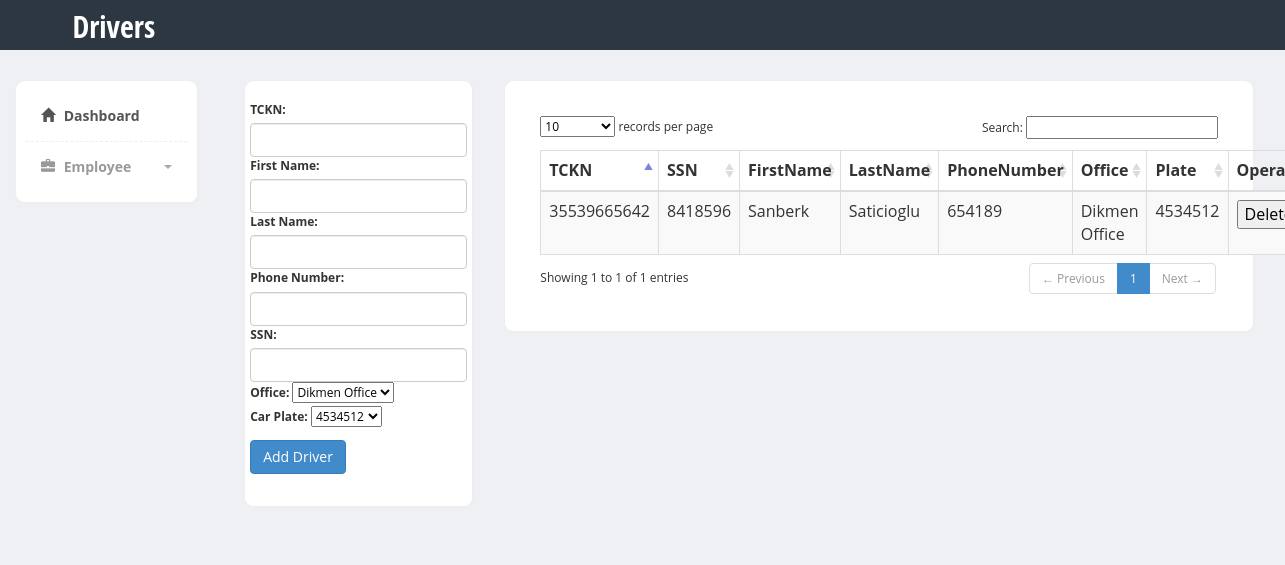
Before: /VTProject/drivers.php with the older database file.
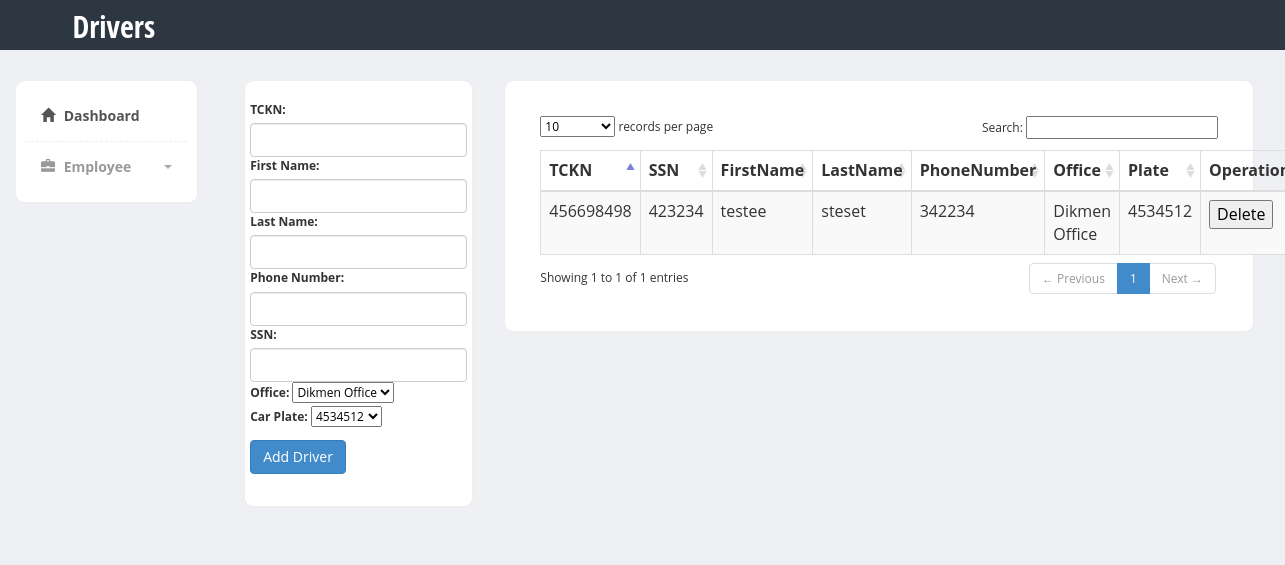
After: the same page with the newer database file.
### tables this page shows
CREATE TABLE `driver` (
  `TCKN` bigint(11) NOT NULL,
  `FK_Driving_Plate` varchar(255) DEFAULT NULL
);

CREATE TABLE `employee` (
  `TCKN` bigint(11) NOT NULL,
  `SSN` int(11) NOT NULL,
  `FK_Office_OfficeID` int(11) NOT NULL
);

CREATE TABLE `person` (
  `TCKN` bigint(11) NOT NULL,
  `FirstName` varchar(255) NOT NULL,
  `LastName` varchar(255) NOT NULL,
  `PhoneNumber` int(20) NOT NULL
);

CREATE TABLE `office` (
  `OfficeID` int(11) NOT NULL,
  `FK_Address_ID` int(11) NOT NULL,
  `Name` varchar(255) NOT NULL
);

### VTProject/drivers.php (the view, shortened to what this page needs)
<html><head>
        <link href="https://code.jquery.com/ui/1.10.3/themes/redmond/jquery-ui.css" rel="stylesheet" media="screen">
        <link href="bootstrap/css/bootstrap.min.css" rel="stylesheet">
        <link href="css/styles.css" rel="stylesheet">
    </head>
    <body>
        <div class="header">
            <div class="container">
                <div class="row">
                    <div class="col-md-5">
                        <div class="logo">
                            <h1><a href="drivers.php">Drivers</a></h1>
                        </div>
                    </div>
                </div>
            </div>
        </div>
        <div class="page-content">
            <div class="row">
                <div class="col-md-2">
                    <div class="sidebar content-box" style="display: block;">
                        <ul class="nav">
                            <li class="current"><a href="index.php"><i class="glyphicon glyphicon-home"></i> Dashboard</a></li>
                            <li class="submenu">
                                <a href="#">
                                    <i class="glyphicon glyphicon-briefcase"></i> Employee
                                    <span class="caret pull-right"></span>
                                </a>
                            </li>
                        </ul>
                    </div>
                </div>
                <div class="col-md-10">
                    <div class="col-md-3">
                        <div class="content-box-large">
                            <div class ="row ">
                                <form action="" method="post">
                                    <label for="tc">TCKN:</label>
                                    <input class="form-control" type="text" name="tc" id="tc">
                                    <label for="firstName">First Name:</label>
                                    <input class="form-control" type="text" name="firstname" id="firstName">
                                    <label for="lastName">Last Name:</label>
                                    <input class="form-control" type="text" name="lastname" id="lastName">
                                    <label for="phonenumber">Phone Number:</label>
                                    <input class="form-control" type="text" name="phonenumber" id="phonenumber">
                                    <label for="ssn">SSN:</label>
                                    <input class="form-control" type="text" name="ssn" id="ssn">
                                    <label for="office">Office:</label>
                                    <select name="office">
                                        <?php
                                        include("config.php");
                                        $query = "CALL get_offices()";
                                        $result = mysqli_query($db, $query);
                                        while ($row = mysqli_fetch_assoc($result)) {
                                            echo "<option value=\"owner1\">" . $row['Name'] . "</option>";
                                        }
                                        ?>
                                    </select>
                                    <br />
                                    <label for="carplate">Car Plate:</label>
                                       <select name="carplate">
                                        <?php
                                        include("config.php");
                                        $query = "CALL get_vehicles()";
                                        $result = mysqli_query($db, $query);
                                        while ($row = mysqli_fetch_assoc($result)) {
                                            echo "<option value=\"owner1\">" . $row['Plate'] . "</option>";
                                        }
                                        ?>
                                    </select>
                                    <br />
                                    <div class="action">
                                        <input class="btn btn-primary signup" type = "submit" value = " Add Driver "/><br />
                                    </div>
                                </form>
                            </div>
                        </div>
                    </div>
                    <div class="col-md-9">
                        <div class="content-box-large">
                            <div class="panel-body">
                                <table class="table table-striped table-bordered" id="example" cellspacing="0" cellpadding="0" border="0">
                                    <thead>
                                        <tr>
                                            <th>TCKN</th>
                                            <th>SSN</th>
                                            <th>FirstName</th>
                                            <th>LastName</th>
                                            <th>PhoneNumber</th>
                                            <th>Office</th>
                                            <th>Plate</th>
                                            <th>Operations</th>
                                        </tr>
                                    </thead>
                                    <tbody>
                                        <?php
                                        include("config.php");
                                        $query = "CALL get_drivers()";
                                        $result = mysqli_query($db, $query);
                                        while ($row = mysqli_fetch_assoc($result)) {
                                            echo '<tr>';
                                            echo "<td>" . $row["TCKN"] . "</td> <td>" . $row["SSN"] . "</td> <td>" . $row["FirstName"]
                                                    . "</td> <td>" . $row["LastName"] . "</td> <td>" . $row["PhoneNumber"]
                                                    . "</td> <td>" . $row["Name"] . "</td> <td>" . $row["FK_Driving_Plate"] ;
                                            echo "</td> <td> <input type ='submit' class='button' name='delete' value='Delete' /> "
                                            . "<input type ='hidden' name='delete' value='".$row["TCKN"]."' /> </td>";
                                            echo '</tr>';
                                        }
                                        ?>
                                    </tbody>
                                </table>
                            </div>
                        </div>
                    </div>
                </div>
            </div>
        </div>
        <link href="vendors/datatables/dataTables.bootstrap.css" rel="stylesheet" media="screen">
    </body></html>

### VTProject/css/styles.css (style rules this page uses)
body { font-family: 'Open Sans', sans-serif; background-color: #f7f7f7; position: relative; margin: 0px; font-size: 12px; padding: 0px; }
.page-content > .row { margin-left: 0px !important; margin-right: 0px !important; margin-top: 30px; }
.header { height:50px; background-color: #2c3742; }
.header .logo h1 { font-size:30px; margin:0px; padding:10px 0px; }
.header .logo h1 a { color:#fff; font-family: 'Open Sans Condensed', sans-serif; }
.content-box, .content-box-large { margin-bottom:30px; background:#fff; border-radius:10px; padding:10px; border-left:1px solid #eee; border-top:1px solid #eee; border-right:2px solid #eee; border-bottom:2px solid #eee; }
.content-box-large { padding: 20px; }
.sidebar ul.nav, .sidebar ul.nav ul { list-style: none; padding: 0px; margin: 0px; }
.sidebar .nav > li { margin: 0; border-bottom:1px dashed #eee; }
.sidebar .nav > li:last-child { border-bottom:0px; }
.sidebar .nav > li > a { font-size: 14px; line-height: 20px; padding: 15px 15px; color: #999; display: block; font-weight:bold; background:none; text-decoration: none; border-top:0px; font-weight:bold; }
.sidebar .nav > li > a > i { margin-right:5px; }
.sidebar .nav li a:hover, .sidebar .nav li.current > a { background: #fff; color: #555; border-bottom:0px; }
.sidebar .nav a .caret { float: right; width: 0; height: 0; display: inline-block; vertical-align: top; border-top: 4px solid #aaa; border-right: 4px solid transparent; border-left: 4px solid transparent; content: ""; margin-top: 8px; margin-left: 2px; }
body { background-color: #eff0f3; }
.panel-body { clear:both; }

Changed rows visible on the page:
removed driver: TCKN "35539665642", TCKN.SSN "8418596", person.FirstName "Sanberk", person.LastName "Saticioglu", person.PhoneNumber "654189", office.Name "Dikmen Office", FK_Driving_Plate "4534512"
added driver: TCKN "456698498", TCKN.SSN "423234", person.FirstName "testee", person.LastName "steset", person.PhoneNumber "342234", office.Name "Dikmen Office", FK_Driving_Plate "4534512"
